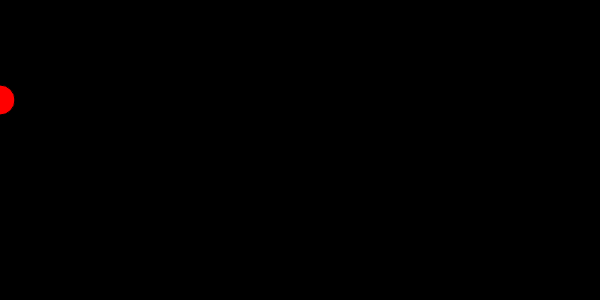
Frame 1 (no input)
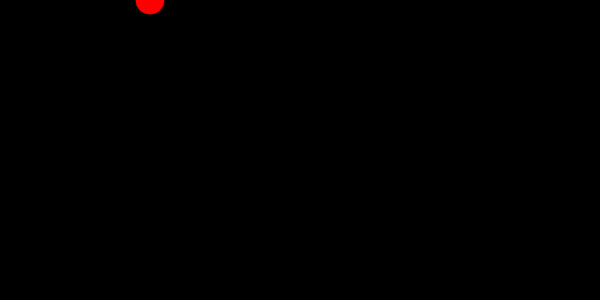
Frame 60 (no input)
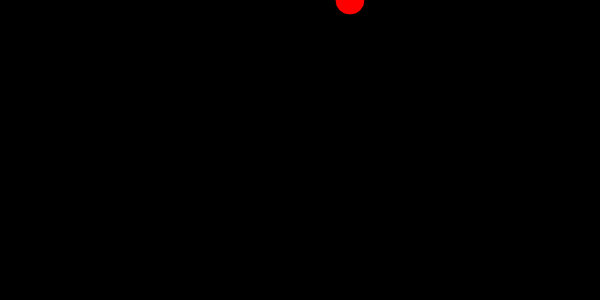
Frame 120 (the mouse pressed at the canvas centre since frame 60)

The p5.js sketch that drew these frames (run headless with seeded random() and noise() and a simulated clock; from frame 60 on, the mouse is pressed at the canvas centre):

// p5.js sketch
// ── sketch.js
var circleX = 0;
var circleY = 100;
var speedX = 50;
var speedY = 100;

function setup() {
  createCanvas(600, 300);
}

function draw() {
  background(0);
  fill(255, 0, 0);
  ellipse(circleX, circleY, 30, 30);

  if (circleX > width || circleX < 0) {
    speedX = speedX * -1;
  }
  if (circleY > height || circleY < 0) {
    speedY = speedY * -1;
  }

    circleX = circleX + speedX;
    circleY = circleY + speedY;
}
